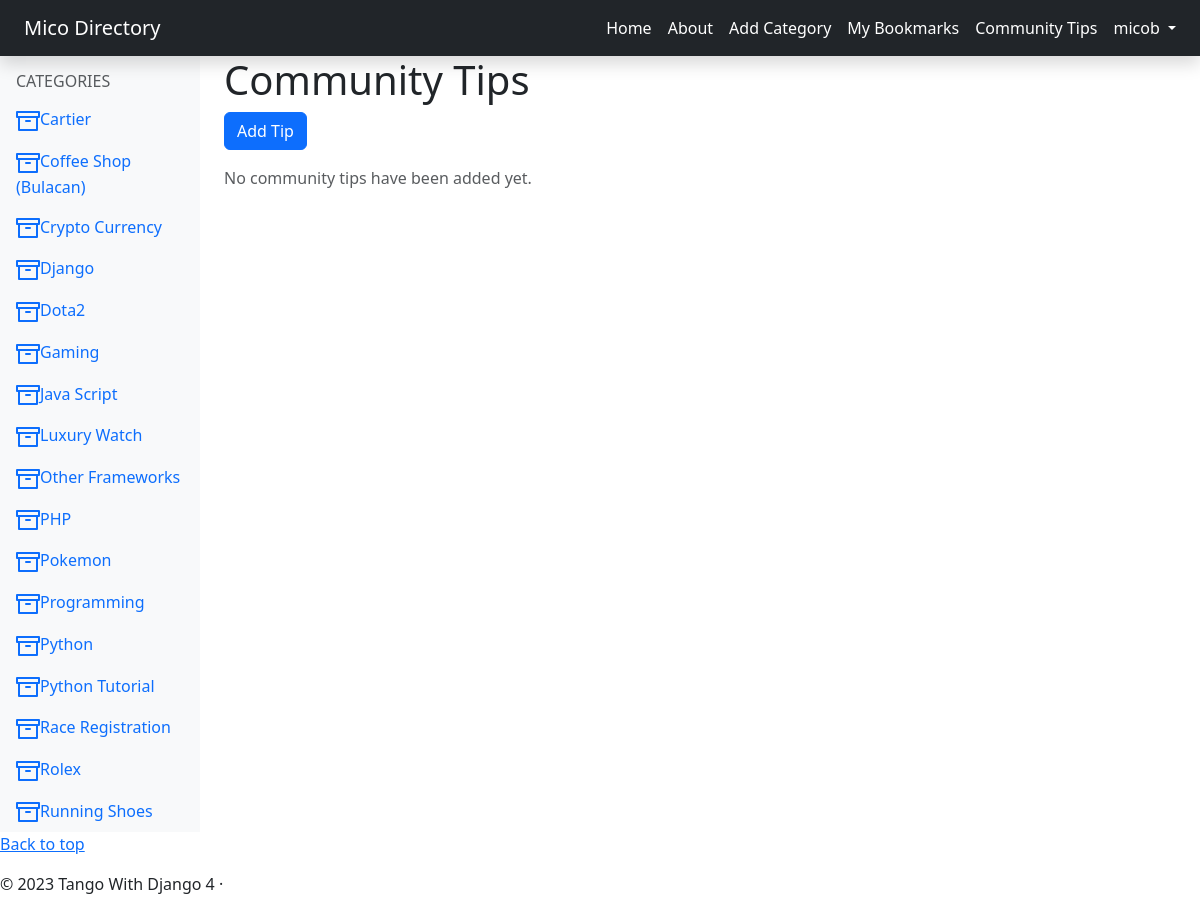
The app's page /rango/learning_notes/ (signed in), older data.
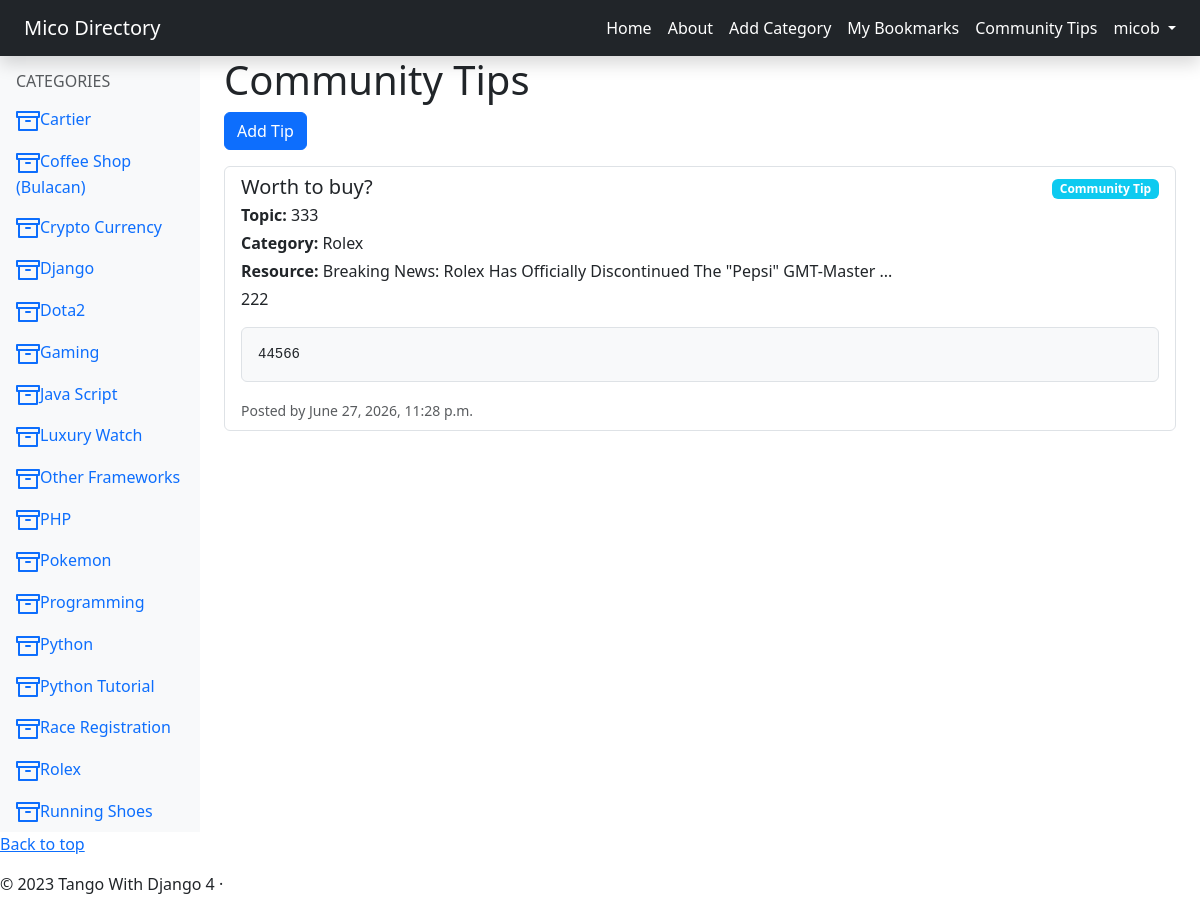
The same page, newer data.
### rango/models.py (models this page shows, shortened)
class Category(models.Model):
    name = models.CharField(max_length=128, unique=True)
    views = models.IntegerField(default=0)
    likes = models.IntegerField(default=0)
    slug = models.SlugField(unique=True)
    date_added = models.DateTimeField(default=timezone.now)
    class Meta:
        verbose_name_plural = 'Categories'

class LearningNote(models.Model):
    user = models.ForeignKey(User, on_delete=models.CASCADE)
    category = models.ForeignKey(Category, on_delete=models.SET_NULL, null=True, blank=True)
    page = models.ForeignKey(Page, on_delete=models.SET_NULL, null=True, blank=True)
    title = models.CharField(max_length=128)
    concept = models.CharField(max_length=128)
    explanation = models.TextField()
    code_example = models.TextField(blank=True)
    reviewed = models.BooleanField(default=False)
    date_added = models.DateTimeField(default=timezone.now)
    class Meta:
        ordering = ['reviewed', '-date_added']

class Page(models.Model):
    category = models.ForeignKey(Category, on_delete=models.CASCADE)
    title = models.CharField(max_length=128)
    url = models.URLField()
    views = models.IntegerField(default=0)
    date_added = models.DateTimeField(default=timezone.now)

### rango/views.py (the view, shortened to what this page needs)
# urls.py: path('learning_notes/', views.LearningNotesView.as_view(), name='learning_notes'),
class LearningNotesView(View):
    @method_decorator(login_required)
    def get(self, request):
        notes = LearningNote.objects.all()
        return render(request, 'rango/learning_notes.html', {
            'notes': notes
        })

### rango/templatetags/rango_template_tags.py (called while the page is built)
@register.inclusion_tag('rango/categories.html', takes_context=True)
def get_category_list(context, current_category=None):
    return {
        'categories': Category.objects.order_by('name'),
        'current_category': current_category,
        'user': context['user']
            }

### rango/templates/rango/learning_notes.html (shortened to what this page needs)
{% extends 'rango/base.html' %}
{% block body_block %}
<h1>Community Tips</h1>
<a href="{% url 'rango:add_learning_note' %}"
   class="btn btn-primary mb-3">
    Add Tip
</a>
{% if notes %}
    <div class="list-group">
        {% for note in notes %}
            <div class="list-group-item">
                <div class="d-flex justify-content-between align-items-center">
                    <h5 class="mb-1">{{ note.title }}</h5>
                    <span class="badge bg-info">
                        Community Tip
                    </span>
                </div>
                <p class="mb-1">
                    <strong>Topic:</strong> {{ note.concept }}
                </p>
                {% if note.category %}
                    <p class="mb-1">
                        <strong>Category:</strong> {{ note.category.name }}
                    </p>
                {% endif %}
                {% if note.page %}
                    <p class="mb-1">
                        <strong>Resource:</strong> {{ note.page.title }}
                    </p>
                {% endif %}
                <p>{{ note.explanation }}</p>
                {% if note.code_example %}
                    <pre class="bg-light p-3 border rounded"><code>{{ note.code_example }}</code></pre>
                {% endif %}
                <small class="text-muted">
                    Posted by {{ note.date_added }}
                </small>
            </div>
        {% endfor %}
    </div>
{% else %}
    <p class="text-muted">
        No community tips have been added yet.
    </p>
{% endif %}
{% endblock %}

### rango/templates/rango/categories.html
<ul class="nav flex-column">
{% if categories %}
    {% for c in categories %}
        {% if c == current_category %}
            <li class="nav-item">
                <a class="nav-link activate"
                    href="{% url 'rango:show_category' c.slug %}">
                       <span data-feather="archive"></span>{{ c.name }}
                </a>
            </li>
        {% else %}
            <li class="nav-item">
                <a class="nav-link"
                    href="{% url 'rango:show_category' c.slug %}">
                    <span data-feather="archive"></span>{{ c.name }}
                </a>
            </li>
        {% endif %}
    {% endfor %}
{% else %}
    <li class="nav-item">
        There are no categories present.
    </li>
{% endif %}
</ul>

Row changes from the older to the newer data that the page shows:
added LearningNote: title "Worth to buy?", concept "333", category.name "Rolex", page "Breaking News: Rolex Has Officially Discontinued The \"Pepsi\" GMT-Master ...", explanation "222", code_example "44566", date_added "June 27, 2026, 11:28 p.m."
Text that changed along with them:
text no longer shown: "No community tips have been added yet."
